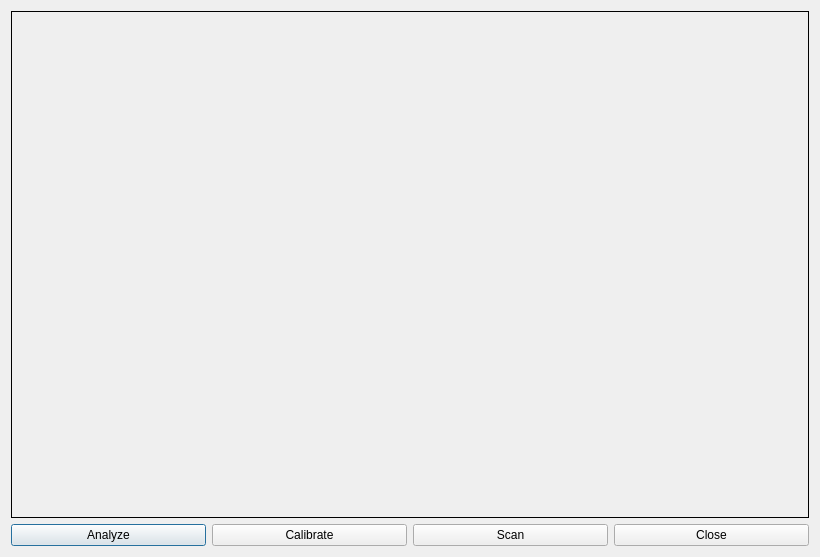
<?xml version="1.0" encoding="UTF-8"?>
<ui version="4.0">
 <class>ThermalScanDialog</class>
 <widget class="QDialog" name="ThermalScanDialog">
  <property name="geometry">
   <rect>
    <x>0</x>
    <y>0</y>
    <width>820</width>
    <height>557</height>
   </rect>
  </property>
  <property name="windowTitle">
   <string>Thermal Scanner</string>
  </property>
  <layout class="QVBoxLayout" name="verticalLayout_2">
   <item>
    <layout class="QVBoxLayout" name="mainLayout" stretch="10,0">
     <item>
      <layout class="QVBoxLayout" name="ImageLayout" stretch="0">
       <property name="sizeConstraint">
        <enum>QLayout::SetMaximumSize</enum>
       </property>
       <item>
        <widget class="QLabel" name="mainImage">
         <property name="sizePolicy">
          <sizepolicy hsizetype="Minimum" vsizetype="Minimum">
           <horstretch>0</horstretch>
           <verstretch>0</verstretch>
          </sizepolicy>
         </property>
         <property name="minimumSize">
          <size>
           <width>1</width>
           <height>1</height>
          </size>
         </property>
         <property name="mouseTracking">
          <bool>true</bool>
         </property>
         <property name="acceptDrops">
          <bool>true</bool>
         </property>
         <property name="autoFillBackground">
          <bool>true</bool>
         </property>
         <property name="frameShape">
          <enum>QFrame::Box</enum>
         </property>
         <property name="text">
          <string/>
         </property>
         <property name="alignment">
          <set>Qt::AlignCenter</set>
         </property>
        </widget>
       </item>
      </layout>
     </item>
     <item>
      <layout class="QHBoxLayout" name="ButotnsLayout">
       <item>
        <widget class="QPushButton" name="pushButton_Analyze">
         <property name="text">
          <string>Analyze</string>
         </property>
        </widget>
       </item>
       <item>
        <widget class="QPushButton" name="pushButton_Calibrate">
         <property name="text">
          <string>Calibrate</string>
         </property>
        </widget>
       </item>
       <item>
        <widget class="QPushButton" name="pushButton_Scan">
         <property name="text">
          <string>Scan</string>
         </property>
        </widget>
       </item>
       <item>
        <widget class="QPushButton" name="pushButton_Close">
         <property name="text">
          <string>Close</string>
         </property>
        </widget>
       </item>
      </layout>
     </item>
    </layout>
   </item>
  </layout>
 </widget>
 <resources/>
 <connections/>
</ui>
